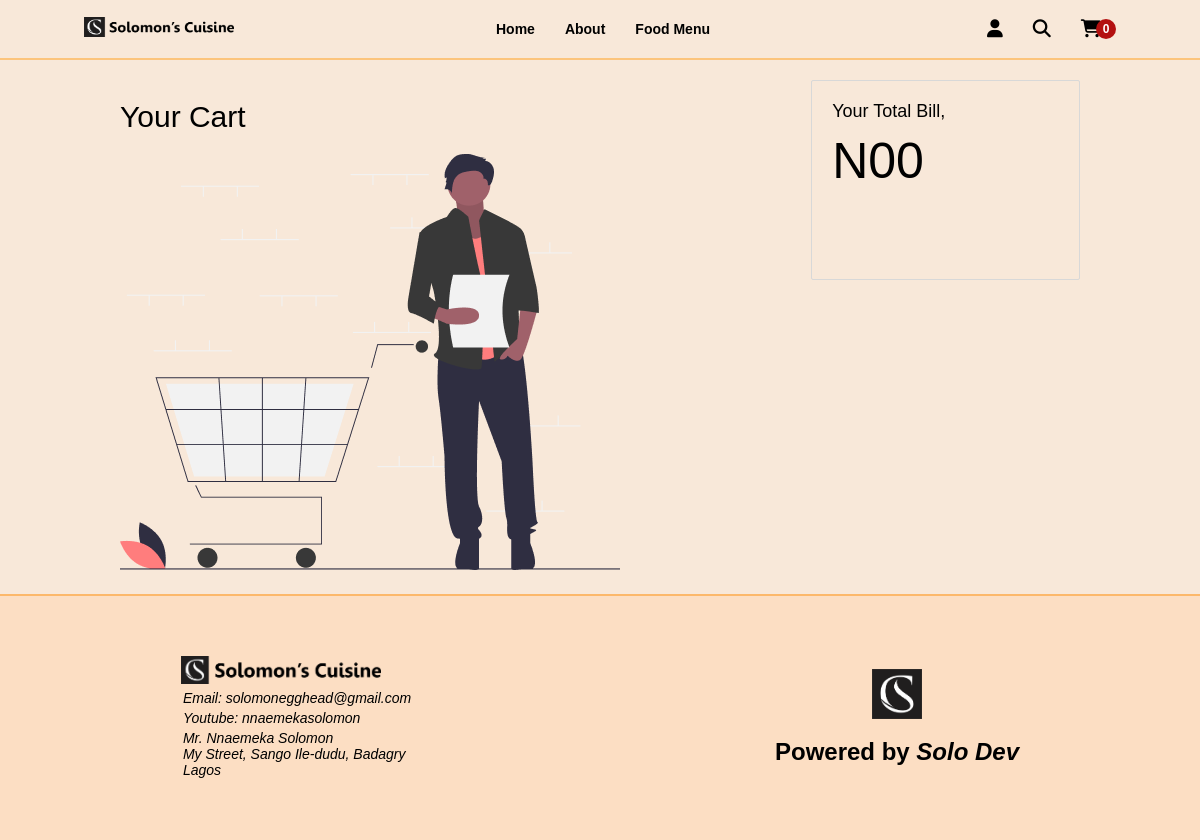
/cart/, run on an earlier commit of the app's database.
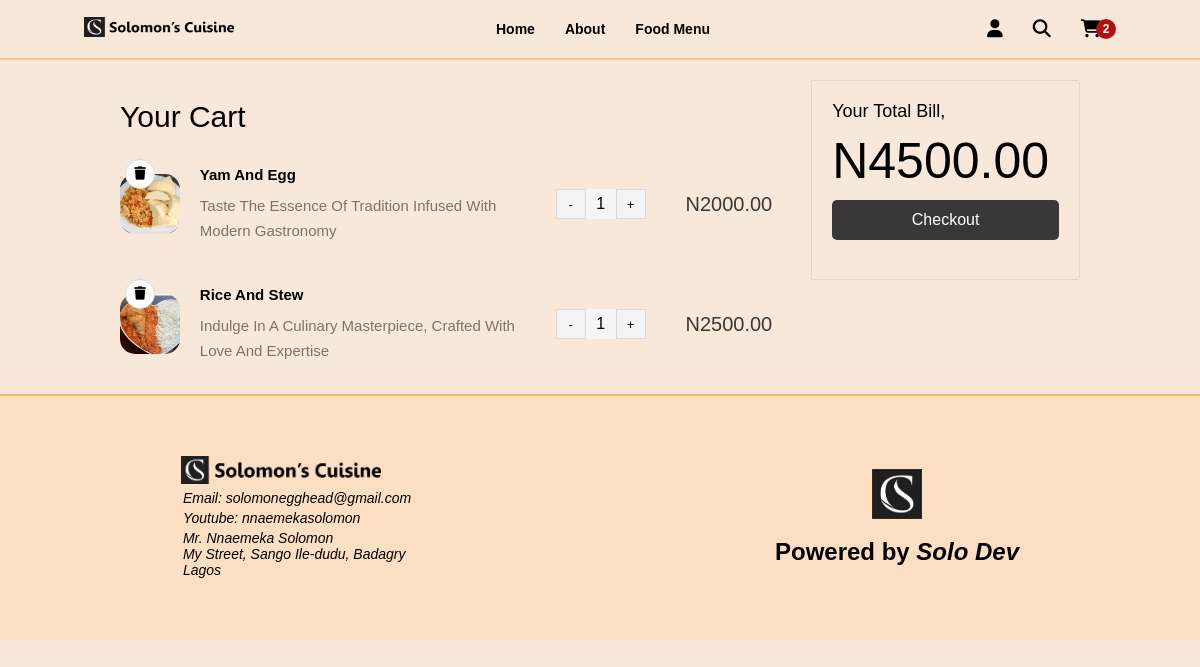
And on a later commit of the database.
### menu/models.py (models this page shows, shortened)
class CartItem(models.Model):
    menu = models.ForeignKey(Menu, on_delete=models.CASCADE)
    cart = models.ForeignKey(Cart, on_delete=models.CASCADE)
    quantity = models.IntegerField(default=1)
    date_created = models.DateTimeField(auto_now_add=True)
    date_updated = models.DateTimeField(auto_now=True)
    def get_current_price(self):
        return self.quantity * self.menu.price
    def __str__(self) -> str:
        return self.menu.name
    class Meta:
        verbose_name = "Cart Item"
        ordering = ['-date_created', '-date_updated']

class Menu(models.Model):
    name = models.CharField(max_length=200)
    slug = models.SlugField(editable=False)
    image = models.ImageField(upload_to="menu-image/", default='../static/images/Eba.jpg')
    description = models.TextField()
    price = models.DecimalField(max_digits=10, decimal_places=2)
    popular = models.BooleanField(default=False)
    date_created = models.DateTimeField(auto_now_add=True)
    date_updated = models.DateTimeField(auto_now=True)
    class Meta:
        verbose_name = "Menu"
        verbose_name_plural = "Recipes"
        ordering = ['-date_created', '-date_updated']

class Cart(models.Model):
    name = models.CharField(max_length=100, default="gold")
    checker = models.BooleanField(default=False, editable=False)
    is_paid = models.BooleanField(default=False)
    ref = models.CharField(max_length=100)
    date_created = models.DateTimeField(auto_now_add=True)
    date_updated = models.DateTimeField(auto_now=True)
    def get_cart_total(self):
        print(self.cartitem_set.all())
        cart_items = self.cartitem_set.all()
        price = []
        for cart_item in cart_items:
            price.append(cart_item.get_current_price())
        print(price)
        return sum(price)

### menu/views.py (the view)
# urls.py: path('cart/', view_cart, name='cart'),
def view_cart(request):
	cart = CartItem.objects.filter(cart__is_paid=False, cart__checker=True)
	return render(request, 'menu/cart.html', {'cart': cart})

### menu/templatetags/extra.py (called while the page is built)
@register.simple_tag
def get_cart_count():
    cartitem = CartItem.objects.filter(cart__is_paid=False, cart__checker=True).count()
    print(cartitem)
    return cartitem

@register.simple_tag
def get_total_price():
    try:
        cart = Cart.objects.get(checker=True, is_paid=False)
        return cart.get_cart_total()
    except Exception as e:
        print(e)

### templates/menu/cart.html (shortened to what this page needs)
{% extends "components/base.html" %}
{% load static extra %}
{% block content %}
  <div class="cart-section">
    <div class="product-list">
      <p class="section-heading">Your cart</p>
      <div class="cart">
        {% if cart %}
          {% for cart_items in cart %}
          <div class="sm-product">
            <img src="{{ cart_items.menu.image.url }}" class="sm-product-img" alt="">
            <div class="sm-text">
              <p class="sm-product-name">{{ cart_items.menu.name }}</p>
              <p class="sm-des">{{ cart_items.menu.description }} </p>
            </div>
            <div class="item-counter">
              <button class="counter-btn decrement reduce-cart" data-item-id="{{ cart_items.menu.id }}">-</button>
              <p class="item-count">{{ cart_items.quantity }}</p>
              <button class="counter-btn increment update-to-cart" data-item-id="{{ cart_items.menu.id }}">+</button>
            </div>
            <p class="sm-price">N{{ cart_items.menu.price }} </p>
            <a href="{% url "remove_cart" cart_items.id %}"><button class="sm-delete-btn"><i class="fas fa-trash"></i></button></a>
          </div>
          {% endfor %}
          {% else %}
          <img src="/static/images/empty-cart.png" class="empty-cart-img" alt="" style="max-width: 100%;">
        {% endif %}
      </div>
    </div>
    <div class="checkout-section">
      <div class="checkout-box">
        <p class="text">your total bill,</p>
        {% if not cart %}
        <h1 class="bill">N00</h1>
        {% else %}
        <h1 class="bill">N{% get_total_price %}</h1>
        <a href="{% url "checkout" %}" class="checkout-btn">Checkout</a>
        {% endif %}
      </div>
    </div>
  </div>
{% endblock %}

What changed in the data, as far as the page shows it:
added CartItem: menu.image (picture), menu.name "Yam And Egg", menu.description "Taste The Essence Of Tradition Infused With Modern Gastronomy", quantity "1", menu.price "2000.00"
added CartItem: menu.image (picture), menu.name "Rice And Stew", menu.description "Indulge In A Culinary Masterpiece, Crafted With Love And Expertise", quantity "1", menu.price "2500.00"
now on this page (row unchanged): Cart: id.price "4500.00"
Also different on the page:
text no longer shown: "0 N00"
text now shown: "2 N Checkout"
